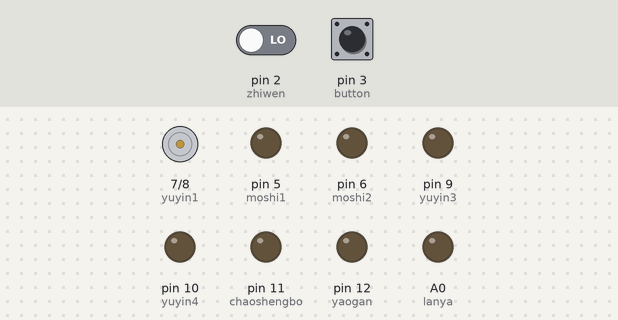
A sketch run on a simulated Arduino Uno, built with avr-gcc and run on an emulated ATmega328P. Shown: motor-driver pin pairs drawn as motors (green arrow = first pin HIGH = forward, orange = second pin HIGH = backward, longer = more drive), output pins drawn as LEDs (lit = HIGH). Inputs (shaded band) come from the test bench; at power-on: pin 2 (zhiwen) LOW, pin 3 (button) LOW. What the sketch prints to the serial monitor is not drawn.

Above: at 1.2 s.
1.3 s: pin 2 (zhiwen) driven HIGH
At 2.2 s:
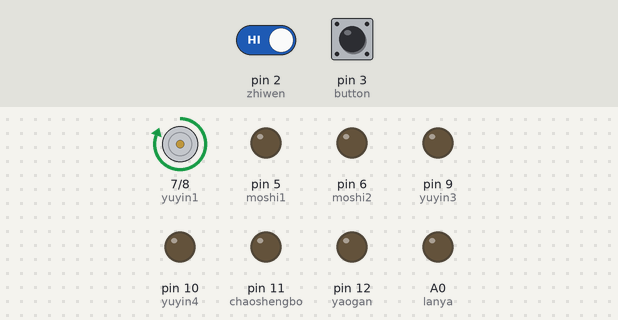
Timing chart, 0 to 8.9 s (numbered marks = the images above; inputs shaded):
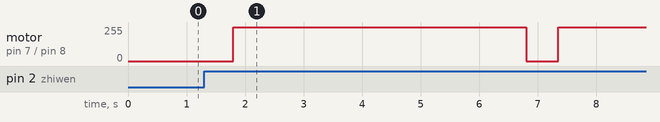

Measured:
- after the input at 1.3 s, motor on pin 7 (yuyin1) / pin 8 (yuyin2): stopped → forward 255/255 after 0.50 s, → stopped 5.0 s later, → forward 255/255 0.55 s later

The sketch:

__.ino
```cpp
/*
by liukang 2020-8-22
机械创新大赛-智能轮椅控制电路
*/
//I/O口定义
int zhiwen = 2;
int button = 3;
int reset = 4;
int moshi1 = 5;
int moshi2 = 6;
int yuyin1 = 7;
int yuyin2 = 8;
int yuyin3 = 9;
int yuyin4 = 10;
int chaoshengbo = 11;
int yaogan = 12;
int lanya = A0;
//变量定义
int kaiguan = 0;
int modejishu = 0;
void setup()
{
    Serial.begin(9600);
    pinMode(zhiwen, INPUT);
    pinMode(button, INPUT);
    pinMode(yuyin1, OUTPUT);
    pinMode(yuyin2, OUTPUT);
    pinMode(yuyin3, OUTPUT);
    pinMode(yuyin4, OUTPUT);
    pinMode(reset, OUTPUT);
    pinMode(moshi1, OUTPUT);
    pinMode(moshi2, OUTPUT);
    pinMode(chaoshengbo, OUTPUT);
    pinMode(yaogan, OUTPUT);
    pinMode(lanya, OUTPUT);
}

void loop()
{
    if (digitalRead(zhiwen) == 1)
    {
        delay(500);
        if (digitalRead(zhiwen) == 1)
        {
            kaiguan += 1;
            kaiguan = kaiguan % 2;
            if (kaiguan == 1)
            {
                Serial.println("开机");
                digitalWrite(yuyin1, HIGH); //播放开机声音,当前模式
            }
            else if (kaiguan == 0)
            {
                Serial.println("关机");
                digitalWrite(yuyin1, HIGH); //播放关机声音
            }
            delay(5000);
            digitalWrite(yuyin1, LOW);
        }
    }
    if (kaiguan == 1)
    {
        if (digitalRead(button) == 1)
        {
            delay(500);
            if (digitalRead(button) == 1)
            {
                modejishu += 1;
                modejishu = modejishu % 4;
                Serial.print("切换模式");
                Serial.println(modejishu);
                digitalWrite(reset, 1);  //单片机复位
                moshiqiehuan(modejishu); //动作
                delay(1000);
            }
            delay(100);
        }
    }
    delay(50);
}
void moshiqiehuan(int modejishu)
{
    if (modejishu == 0) //模式切换
    {
        digitalWrite(moshi1, 0);
        digitalWrite(moshi2, 0); //播放切换模式的语音
    }
    if (modejishu == 1)
    {
        digitalWrite(moshi1, 0);
        digitalWrite(moshi2, 1);
    }
    if (modejishu == 2)
    {
        digitalWrite(moshi1, 1);
        digitalWrite(moshi2, 0);
    }
    if (modejishu == 3)
    {
        digitalWrite(moshi1, 1);
        digitalWrite(moshi2, 1);
    }
}
```
